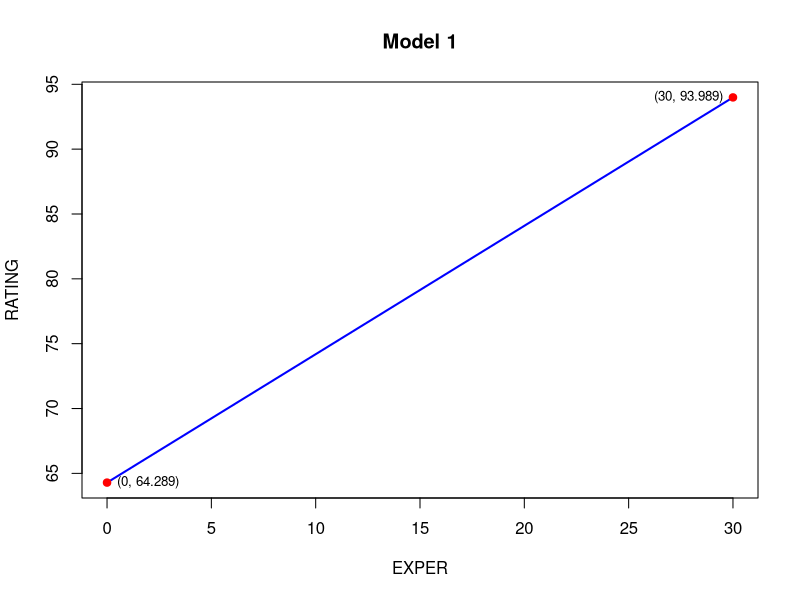
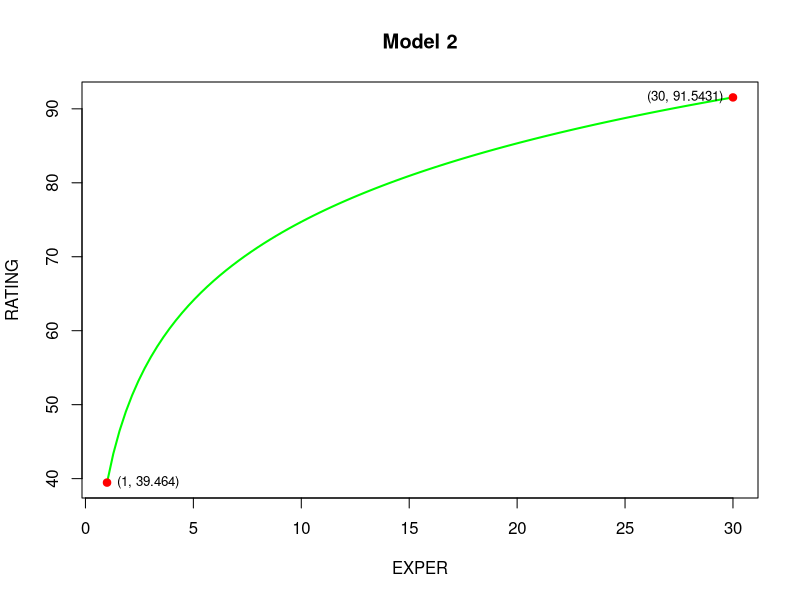

Recreate these plots in R, in order. (Note: this script raises an error after producing the figures.)
#4.4
#a
m1 <- function(x){y=64.289+0.990*x}
curve(m1,0,30,lwd=2,col='blue',xlab = 'EXPER',ylab = 'RATING',main='Model 1')
x_points <- c(0, 30)
y_points <- m1(x_points)
points(x_points, y_points, pch=19, col='red')
text(x_points, y_points, labels = paste0("(", x_points, ", ", round(y_points, 4), ")"), pos=c(4,2), cex=0.8)

#b
m2 <- function(x){y=39.464+15.312*log(x)}
curve(m2,1,30,lwd=2,col='green',xlab = 'EXPER',ylab = 'RATING',main='Model 2')
x2_points <- c(1, 30)
y2_points <- m2(x2_points)
points(x2_points, y2_points, pch=19, col='red')
text(x2_points, y2_points, labels = paste0("(", x2_points, ", ", round(y2_points, 4), ")"), pos=c(4,2), cex=0.8)

#4.28
#a
TIME <- wa_wheat$time
YIELD <- wa_wheat$northampton

model1 <- lm(YIELD ~ TIME)
model2 <- lm(YIELD ~ log(TIME))
model3 <- lm(YIELD ~ I(TIME^2))
model4 <- lm(log(YIELD) ~ TIME)

model_list <- list(model1, model2, model3, model4)
titles <- c("Model 1: YIELD ~ TIME",
            "Model 2: YIELD ~ log(TIME)",
            "Model 3: YIELD ~ TIME^2",
            "Model 4: log(YIELD) ~ TIME")

for (i in 1:4) {
  cat("\n---", titles[i], "---\n")
  print(summary(model_list[[i]]))
}
#i
plot(TIME,YIELD,pch=16,cex=0.7,xlab = 'TIME',ylab = 'YIELD',ylim = c(-0.5,2.5))
lines(TIME, fitted(model1), col = "red", lwd = 2)
lines(TIME, fitted(model2), col = "blue", lwd = 2)
lines(TIME, fitted(model3), col = "green", lwd = 2)
lines(TIME, fitted(model4), col = "orange", lwd = 2)
legend("topleft",legend = c("Model 1: YIELD ~ TIME",
                            "Model 2: YIELD ~ log(TIME)",
                            "Model 3: YIELD ~ TIME^2",
                            "Model 4: log(YIELD) ~ TIME"),
       col = c("red", "blue", "green", "orange"),lwd = 2,cex = 0.8,bty = "n")
#ii
par(mfrow = c(2, 2))
for (i in 1:4) {
  plot(TIME, resid(model_list[[i]]), pch = 16, cex = 0.7, 
       xlab = "TIME", ylab = "Residuals", 
       main = titles[i])
  abline(h = 0, col = "red", lwd = 2)
}

#iii
par(mfrow = c(2, 2))
for (i in 1:4) {
  res <- resid(model_list[[i]])
  qqnorm(res, main = paste(titles[i], "- Q-Q Plot"), pch = 16, cex = 0.7)
  qqline(res, col = "red", lwd = 1)
}

#b
best_model <- model3
summary(best_model)$coefficients

#c
studentized_residuals <- rstudent(best_model)
plot(1:48,studentized_residuals ,xlab = 'INDEX',main = 'Studentized Residuals')
abline(h =c(-2,2), col = "red", lwd=2) #95%C.I.

leverage_values <- hatvalues(best_model)
plot(1:48,leverage_values,xlab = 'INDEX',main = 'LEVERAGE')
abline(h =2*2/48, col = "red", lwd=2) #h_bar=2/48

plot(dffits(best_model), main = "DFFITS")
abline(h=2*sqrt(2/48),col='red',lwd=2)
abline(h=-2*sqrt(2/48),col='red',lwd=2)

dfbetas_plot <- dfbetas(best_model)
matplot(dfbetas_plot, type = "h", main = "DFBETAS")
abline(h=2/sqrt(48),col='red',lwd=2)
abline(h=-2/sqrt(48),col='red',lwd=2)

#d
train <- wa_wheat[1:47, ]
model_train <- lm(YIELD ~ I(TIME^2), data = train)
newdata <- data.frame(TIME = 48)
(pred <- predict(model_train, newdata, interval = "prediction",
                 level = 0.95))
(origin <- wa_wheat[48, 1])

#4.29
#a
data('cex5_small')
dataa <- cex5_small[,c(6,9)]
summary(dataa)
sapply(dataa, sd)

par(mfrow = c(1, 2))
for(i in 1:2){
  hist(dataa[,i],main = colnames(dataa)[i],xlab = colnames(dataa)[i],breaks = 40)
  abline(v = mean(dataa[,i]), col = "red", lwd = 2, lty = 2)   # 紅色虛線表示均值
  abline(v = median(dataa[,i]), col = "blue", lwd = 2, lty = 2) # 藍色虛線表示中位數
  legend("topright", legend = c("Mean", "Median"), col = c("red", "blue"), lwd = 2, lty = 2, bty = "n")
}
install.packages("tseries")  # 第一次使用需要安裝
library(tseries)  # 加載 tseries 套件
jarque.bera.test(cex5_small$food)
jarque.bera.test(cex5_small$income)
#b
m1 <- lm(food~income,data=cex5_small)
plot(cex5_small$income,cex5_small$food,pch=16,cex=0.5,xlab = 'INCOME',ylab = 'FOOD')
lines(cex5_small$income, fitted(m1), col = "red", lwd = 2)
(ci_beta2 <- confint(m1, level = 0.95)[2,])
summary(m1)

#c
plot(cex5_small$income, resid(m1), pch = 16, cex = 0.7, 
     xlab = "INCOME", ylab = "Residuals", 
     main = 'Residuals plot')
abline(h = 0, col = "red", lwd = 2)
hist(resid(m1),breaks = 40)
jarque.bera.test(resid(m1))

#d
beta0_hat <- coef(m1)[1]
beta1_hat <- coef(m1)[2]
beta1_CI <- confint(m1,level = 0.95)[2,]

compute_values <- function(income) {
  Y_hat <- beta0_hat + beta1_hat * income  # Fitted FOOD value
  elasticity <- beta1_hat * (income / Y_hat)  # Elasticity
  elasticity_CI <- beta1_CI * (income / Y_hat)  # 95% CI for elasticity
  
  return(data.frame(INCOME = income, 
                    Fitted_FOOD = Y_hat, 
                    Elasticity = elasticity, 
                    Elasticity_Lower = elasticity_CI[1], 
                    Elasticity_Upper = elasticity_CI[2]))
}
income_values <- c(19, 65, 160)  # Income levels to test
(results <- do.call(rbind, lapply(income_values, compute_values)))

#e
cex5_small$lnfood <- log(cex5_small$food)
cex5_small$lnincome <- log(cex5_small$income)
m2 <- lm(lnfood~lnincome,data=cex5_small)
plot(cex5_small$lnincome,cex5_small$lnfood,pch=16,cex=0.7,xlab = 'LNINCOME',ylab = 'LNFOOD')
lines(cex5_small$lnincome, fitted(m2), col = "red", lwd = 2)
summary(m2)

#f
beta0_hat2 <- coef(m2)[1]
beta1_hat2 <- coef(m2)[2]
beta1_CI_loglog <- confint(m2, level = 0.95)[2,]

cat("Point Estimate of Elasticity:", beta1_hat2, "\n")
cat("95% Confidence Interval for Elasticity: (", beta1_CI_loglog[1], ",", beta1_CI_loglog[2], ")\n")

elasticity_loglog <- 0.1863054
se_loglog <- (0.2432675 - 0.1293432) / (2 * 1.96)  # Approximate SE

elasticity_linear <- c(0.07145038, 0.20838756, 0.39319883)  # Elasticities at income 19, 65, 160
se_linear <- c((0.09072601 - 0.05217475) / (2 * 1.96),
               (0.26460562 - 0.15216951) / (2 * 1.96),
               (0.49927462 - 0.28712305) / (2 * 1.96))  # Standard errors


for (i in 1:length(income_values)) {
  z_value <- (elasticity_loglog - elasticity_linear[i]) / sqrt(se_loglog^2 + se_linear[i]^2)
  p_value <- 2 * (1 - pnorm(abs(z_value)))
  
  cat("\nIncome:", income_values[i], "\n")
  cat("Z-value:", z_value, "\n")
  cat("P-value:", p_value, "\n")
  
  if (p_value < 0.05) {
    cat("The two elasticities are significantly different (reject H0).\n")
  } else {
    cat("No significant difference between the two elasticities (fail to reject H0).\n")
  }
}

#g
plot(cex5_small$lnincome, resid(m2), pch = 16, cex = 0.7, 
     xlab = "LNINCOME", ylab = "Residuals", 
     main = 'Residuals plot')
abline(h = 0, col = "red", lwd = 2)
hist(resid(m2),breaks = 40)
jarque.bera.test(resid(m2))

#h
m3 <- lm(food~lnincome,data=cex5_small)
plot(cex5_small$lnincome,cex5_small$food,pch=16,cex=0.7,xlab = 'LNINCOME',ylab = 'FOOD')
lines(cex5_small$lnincome, fitted(m3), col = "red", lwd = 2)
summary(m3)

#i
beta0_hat3 <- coef(m3)[1]
beta1_hat3 <- coef(m3)[2]
beta1_CI3 <- confint(m3,level = 0.95)[2,]

compute_values <- function(income) {
  Y_hat3 <- beta0_hat3 + beta1_hat3 * log(income)  # Fitted FOOD value
  elasticity3 <- beta1_hat3 / income * (income / Y_hat3)  # Elasticity
  elasticity_CI3 <- beta1_CI3 / income * (income / Y_hat3)  # 95% CI for elasticity
  
  # Compute Standard Error (SE) from confidence interval
  SE_elasticity <- (elasticity_CI3[2] - elasticity_CI3[1]) / (2 * 1.96)
  
  return(data.frame(INCOME = income, 
                    Fitted_FOOD = Y_hat3, 
                    Elasticity = elasticity3, 
                    Elasticity_Lower = elasticity_CI3[1], 
                    Elasticity_Upper = elasticity_CI3[2],
                    SE = SE_elasticity))  # Include SE
}

(results <- do.call(rbind, lapply(income_values, compute_values)))

num_incomes <- length(income_values)
for (i in 1:(num_incomes - 1)) {
  for (j in (i + 1):num_incomes) {
    
    # Extract elasticities and SE for both income levels
    E1 <- results$Elasticity[i]
    SE1 <- results$SE[i]
    
    E2 <- results$Elasticity[j]
    SE2 <- results$SE[j]
    
    # Compute Z-score
    z_value <- (E1 - E2) / sqrt(SE1^2 + SE2^2)
    
    # Compute p-value (two-tailed test)
    p_value <- 2 * (1 - pnorm(abs(z_value)))
    
    # Print results
    cat("\nComparing Elasticities: INCOME =", income_values[i], "vs", income_values[j], "\n")
    cat("P-value:", p_value, "\n")
    if (p_value < 0.05) {
      cat("The two elasticities are significantly different (reject H0).\n")
    } else {
      cat("No significant difference between the two elasticities (fail to reject H0).\n")
    }
  }
}


#j
plot(cex5_small$lnincome, resid(m3), pch = 16, cex = 0.7, 
     xlab = "LNINCOME", ylab = "Residuals", 
     main = 'Residuals plot')
abline(h = 0, col = "red", lwd = 2)
hist(resid(m3),breaks = 40)
jarque.bera.test(resid(m3))
